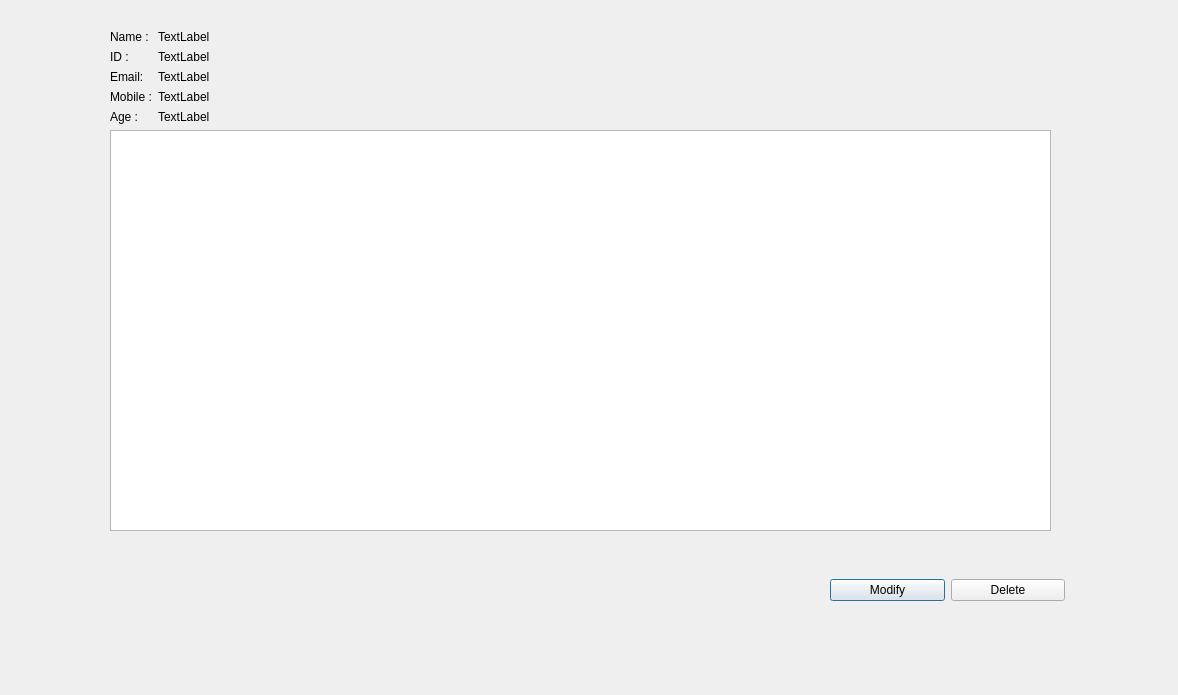
<?xml version="1.0" encoding="UTF-8"?>
<ui version="4.0">
 <class>student_profile</class>
 <widget class="QDialog" name="student_profile">
  <property name="geometry">
   <rect>
    <x>0</x>
    <y>0</y>
    <width>1178</width>
    <height>695</height>
   </rect>
  </property>
  <property name="windowTitle">
   <string>Dialog</string>
  </property>
  <widget class="QWidget" name="formLayoutWidget">
   <property name="geometry">
    <rect>
     <x>110</x>
     <y>30</y>
     <width>941</width>
     <height>501</height>
    </rect>
   </property>
   <layout class="QFormLayout" name="formLayout">
    <item row="1" column="0">
     <widget class="QLabel" name="label_3">
      <property name="text">
       <string>ID :</string>
      </property>
     </widget>
    </item>
    <item row="1" column="1">
     <widget class="QLabel" name="label_10">
      <property name="text">
       <string>TextLabel</string>
      </property>
     </widget>
    </item>
    <item row="2" column="0">
     <widget class="QLabel" name="label_6">
      <property name="text">
       <string>Email:</string>
      </property>
     </widget>
    </item>
    <item row="2" column="1">
     <widget class="QLabel" name="label_4">
      <property name="text">
       <string>TextLabel</string>
      </property>
     </widget>
    </item>
    <item row="3" column="0">
     <widget class="QLabel" name="label_7">
      <property name="text">
       <string>Mobile :</string>
      </property>
     </widget>
    </item>
    <item row="3" column="1">
     <widget class="QLabel" name="label_9">
      <property name="styleSheet">
       <string notr="true"/>
      </property>
      <property name="text">
       <string>TextLabel</string>
      </property>
     </widget>
    </item>
    <item row="4" column="0">
     <widget class="QLabel" name="label_5">
      <property name="text">
       <string>Age :</string>
      </property>
     </widget>
    </item>
    <item row="4" column="1">
     <widget class="QLabel" name="label_8">
      <property name="text">
       <string>TextLabel</string>
      </property>
     </widget>
    </item>
    <item row="5" column="0" colspan="2">
     <widget class="QTableView" name="tableView">
      <property name="styleSheet">
       <string notr="true">/*
ManjaroMix Style Sheet for QT Applications
Author: Jaime A. Quiroga P.
Company: GTRONICK
Last updated: 25/02/2020, 15:42.
Available at: https://github.com/GTRONICK/QSS/blob/master/ManjaroMix.qss
*/
QMainWindow {
	background-color:#151a1e;
}
QCalendar {
	background-color: #151a1e;
}
QTextEdit {
	border-width: 1px;
	border-style: solid;
	border-color: #4fa08b;
	background-color: #222b2e;
	color: #d3dae3;
}
QPlainTextEdit {
	border-width: 1px;
	border-style: solid;
	border-color: #4fa08b;
	background-color: #222b2e;
	color: #d3dae3;
}
QToolButton {
	border-style: solid;
	border-top-color: qlineargradient(spread:pad, x1:0.5, y1:1, x2:0.5, y2:0, stop:0 rgb(215, 215, 215), stop:1 rgb(222, 222, 222));
	border-right-color: qlineargradient(spread:pad, x1:0, y1:0.5, x2:1, y2:0.5, stop:0 rgb(217, 217, 217), stop:1 rgb(227, 227, 227));
	border-left-color: qlineargradient(spread:pad, x1:0, y1:0.5, x2:1, y2:0.5, stop:0 rgb(227, 227, 227), stop:1 rgb(217, 217, 217));
	border-bottom-color: qlineargradient(spread:pad, x1:0.5, y1:1, x2:0.5, y2:0, stop:0 rgb(215, 215, 215), stop:1 rgb(222, 222, 222));
	border-width: 1px;
	border-radius: 5px;
	color: #d3dae3;
	padding: 2px;
	background-color: rgb(255,255,255);
}
QToolButton:hover{
	border-style: solid;
	border-top-color: qlineargradient(spread:pad, x1:0.5, y1:1, x2:0.5, y2:0, stop:0 rgb(195, 195, 195), stop:1 rgb(222, 222, 222));
	border-right-color: qlineargradient(spread:pad, x1:0, y1:0.5, x2:1, y2:0.5, stop:0 rgb(197, 197, 197), stop:1 rgb(227, 227, 227));
	border-left-color: qlineargradient(spread:pad, x1:0, y1:0.5, x2:1, y2:0.5, stop:0 rgb(227, 227, 227), stop:1 rgb(197, 197, 197));
	border-bottom-color: qlineargradient(spread:pad, x1:0.5, y1:1, x2:0.5, y2:0, stop:0 rgb(195, 195, 195), stop:1 rgb(222, 222, 222));
	border-width: 1px;
	border-radius: 5px;
	color: rgb(0,0,0);
	padding: 2px;
	background-color: rgb(255,255,255);
}
QToolButton:pressed{
	border-style: solid;
	border-top-color: qlineargradient(spread:pad, x1:0.5, y1:1, x2:0.5, y2:0, stop:0 rgb(215, 215, 215), stop:1 rgb(222, 222, 222));
	border-right-color: qlineargradient(spread:pad, x1:0, y1:0.5, x2:1, y2:0.5, stop:0 rgb(217, 217, 217), stop:1 rgb(227, 227, 227));
	border-left-color: qlineargradient(spread:pad, x1:0, y1:0.5, x2:1, y2:0.5, stop:0 rgb(227, 227, 227), stop:1 rgb(217, 217, 217));
	border-bottom-color: qlineargradient(spread:pad, x1:0.5, y1:1, x2:0.5, y2:0, stop:0 rgb(215, 215, 215), stop:1 rgb(222, 222, 222));
	border-width: 1px;
	border-radius: 5px;
	color: rgb(0,0,0);
	padding: 2px;
	background-color: rgb(142,142,142);
}
QPushButton{
	border-style: solid;
	border-color: #050a0e;
	border-width: 1px;
	border-radius: 5px;
	color: #d3dae3;
	padding: 2px;
	background-color: #151a1e;
}
QPushButton::default{
	border-style: solid;
	border-color: #050a0e;
	border-width: 1px;
	border-radius: 5px;
	color: #FFFFFF;
	padding: 2px;
	background-color: #151a1e;;
}
QPushButton:hover{
	border-style: solid;
	border-color: #050a0e;
	border-width: 1px;
	border-radius: 5px;
	color: #d3dae3;
	padding: 2px;
	background-color: #1c1f1f;
}
QPushButton:pressed{
	border-style: solid;
	border-color: #050a0e;
	border-width: 1px;
	border-radius: 5px;
	color: #d3dae3;
	padding: 2px;
	background-color: #2c2f2f;
}
QPushButton:disabled{
	border-style: solid;
	border-top-color: qlineargradient(spread:pad, x1:0.5, y1:1, x2:0.5, y2:0, stop:0 rgb(215, 215, 215), stop:1 rgb(222, 222, 222));
	border-right-color: qlineargradient(spread:pad, x1:0, y1:0.5, x2:1, y2:0.5, stop:0 rgb(217, 217, 217), stop:1 rgb(227, 227, 227));
	border-left-color: qlineargradient(spread:pad, x1:0, y1:0.5, x2:1, y2:0.5, stop:0 rgb(227, 227, 227), stop:1 rgb(217, 217, 217));
	border-bottom-color: qlineargradient(spread:pad, x1:0.5, y1:1, x2:0.5, y2:0, stop:0 rgb(215, 215, 215), stop:1 rgb(222, 222, 222));
	border-width: 1px;
	border-radius: 5px;
	color: #808086;
	padding: 2px;
	background-color: rgb(142,142,142);
}
QLineEdit {
	border-width: 1px;
	border-style: solid;
	border-color: #4fa08b;
	background-color: #222b2e;
	color: #d3dae3;
}
QLabel {
	color: #d3dae3;
}
QLCDNumber {
	color: #4d9b87;
}
QProgressBar {
	text-align: center;
	color: #d3dae3;
	border-radius: 10px;
	border-color: transparent;
	border-style: solid;
	background-color: #52595d;
}
QProgressBar::chunk {
	background-color: #214037	;
	border-radius: 10px;
}
QMenuBar {
	background-color: #151a1e;
}
QMenuBar::item {
	color: #d3dae3;
  	spacing: 3px;
  	padding: 1px 4px;
	background-color: #151a1e;
}

QMenuBar::item:selected {
  	background-color: #252a2e;
	color: #FFFFFF;
}
QMenu {
	background-color: #151a1e;
}
QMenu::item:selected {
	background-color: #252a2e;
	color: #FFFFFF;
}
QMenu::item {
	color: #d3dae3;
	background-color: #151a1e;
}
QTabWidget {
	color:rgb(0,0,0);
	background-color:#000000;
}
QTabWidget::pane {
		border-color: #050a0e;
		background-color: #1e282c;
		border-style: solid;
		border-width: 1px;
    	border-bottom-left-radius: 4px;
		border-bottom-right-radius: 4px;
}
QTabBar::tab:first {
	border-style: solid;
	border-left-width:1px;
	border-right-width:0px;
	border-top-width:1px;
	border-bottom-width:0px;
	border-top-color: #050a0e;
	border-left-color: #050a0e;
	border-bottom-color: #050a0e;
	border-top-left-radius: 4px;
	color: #d3dae3;
	padding: 3px;
	margin-left:0px;
	background-color: #151a1e;
}
QTabBar::tab:last {
	border-style: solid;
	border-top-width:1px;
	border-left-width:1px;
	border-right-width:1px;
	border-bottom-width:0px;
	border-color: #050a0e;
	border-top-right-radius: 4px;
	color: #d3dae3;
	padding: 3px;
	margin-left:0px;
	background-color: #151a1e;
}
QTabBar::tab {
	border-style: solid;
	border-top-width:1px;
	border-bottom-width:0px;
	border-left-width:1px;
	border-top-color: #050a0e;
	border-left-color: #050a0e;
	border-bottom-color: #050a0e;
	color: #d3dae3;
	padding: 3px;
	margin-left:0px;
	background-color: #151a1e;
}
QTabBar::tab:selected, QTabBar::tab:last:selected, QTabBar::tab:hover {
  	border-style: solid;
  	border-left-width:1px;
	border-bottom-width:0px;
	border-right-color: transparent;
	border-top-color: #050a0e;
	border-left-color: #050a0e;
	border-bottom-color: #050a0e;
	color: #FFFFFF;
	padding: 3px;
	margin-left:0px;
	background-color: #1e282c;
}

QTabBar::tab:selected, QTabBar::tab:first:selected, QTabBar::tab:hover {
  	border-style: solid;
  	border-left-width:1px;
  	border-bottom-width:0px;
  	border-top-width:1px;
	border-right-color: transparent;
	border-top-color: #050a0e;
	border-left-color: #050a0e;
	border-bottom-color: #050a0e;
	color: #FFFFFF;
	padding: 3px;
	margin-left:0px;
	background-color: #1e282c;
}

QCheckBox {
	color: #d3dae3;
	padding: 2px;
}
QCheckBox:disabled {
	color: #808086;
	padding: 2px;
}

QCheckBox:hover {
	border-radius:4px;
	border-style:solid;
	padding-left: 1px;
	padding-right: 1px;
	padding-bottom: 1px;
	padding-top: 1px;
	border-width:1px;
	border-color: transparent;
}
QCheckBox::indicator:checked {

	height: 10px;
	width: 10px;
	border-style:solid;
	border-width: 1px;
	border-color: #4fa08b;
	color: #000000;
	background-color: qradialgradient(cx:0.4, cy:0.4, radius: 1.5,fx:0, fy:0, stop:0 #1e282c, stop:0.3 #1e282c, stop:0.4 #4fa08b, stop:0.5 #1e282c, stop:1 #1e282c);
}
QCheckBox::indicator:unchecked {

	height: 10px;
	width: 10px;
	border-style:solid;
	border-width: 1px;
	border-color: #4fa08b;
	color: #000000;
}
QRadioButton {
	color: #d3dae3;
	padding: 1px;
}
QRadioButton::indicator:checked {
	height: 10px;
	width: 10px;
	border-style:solid;
	border-radius:5px;
	border-width: 1px;
	border-color: #4fa08b;
	color: #a9b7c6;
	background-color: qradialgradient(cx:0.5, cy:0.5, radius:0.4,fx:0.5, fy:0.5, stop:0 #4fa08b, stop:1 #1e282c);
}
QRadioButton::indicator:!checked {
	height: 10px;
	width: 10px;
	border-style:solid;
	border-radius:5px;
	border-width: 1px;
	border-color: #4fa08b;
	color: #a9b7c6;
	background-color: transparent;
}
QStatusBar {
	color:#027f7f;
}
QSpinBox {
	color: #d3dae3;
	background-color: #222b2e;
	border-width: 1px;
	border-style: solid;
	border-color: #4fa08b;
}
QDoubleSpinBox {
	color: #d3dae3;
	background-color: #222b2e;
	border-width: 1px;
	border-style: solid;
	border-color: #4fa08b;
}
QTimeEdit {
	color: #d3dae3;
	background-color: #222b2e;
	border-width: 1px;
	border-style: solid;
	border-color: #4fa08b;
}
QDateTimeEdit {
	color: #d3dae3;
	background-color: #222b2e;
	border-width: 1px;
	border-style: solid;
	border-color: #4fa08b;
}
QDateEdit {
	color: #d3dae3;
	background-color: #222b2e;
	border-width: 1px;
	border-style: solid;
	border-color: #4fa08b;
}
QFontComboBox {
	color: #d3dae3;
	background-color: #222b2e;
	border-width: 1px;
	border-style: solid;
	border-color: #4fa08b;
}
QComboBox {
	color: #d3dae3;
	background-color: #222b2e;
	border-width: 1px;
	border-style: solid;
	border-color: #4fa08b;
}

QDial {
	background: #16a085;
}

QToolBox {
	color: #a9b7c6;
	background-color: #222b2e;
}
QToolBox::tab {
	color: #a9b7c6;
	background-color:#222b2e;
}
QToolBox::tab:selected {
	color: #FFFFFF;
	background-color:#222b2e;
}
QScrollArea {
	color: #FFFFFF;
	background-color:#222b2e;
}
QSlider::groove:horizontal {
	height: 5px;
	background-color: #52595d;
}
QSlider::groove:vertical {
	width: 5px;
	background-color: #52595d;
}
QSlider::handle:horizontal {
	background: #1a2224;
	border-style: solid;
	border-width: 1px;
	border-color: rgb(207,207,207);
	width: 12px;
	margin: -5px 0;
	border-radius: 7px;
}
QSlider::handle:vertical {
	background: #1a2224;
	border-style: solid;
	border-width: 1px;
	border-color: rgb(207,207,207);
	height: 12px;
	margin: 0 -5px;
	border-radius: 7px;
}
QSlider::add-page:horizontal {
    background: #52595d;
}
QSlider::add-page:vertical {
    background: #52595d;
}
QSlider::sub-page:horizontal {
    background-color: #15433a;
}
QSlider::sub-page:vertical {
    background-color: #15433a;
}
QScrollBar:horizontal {
	max-height: 10px;
	border: 1px transparent grey;
	margin: 0px 20px 0px 20px;
	background: transparent;
}
QScrollBar:vertical {
	max-width: 10px;
	border: 1px transparent grey;
	margin: 20px 0px 20px 0px;
	background: transparent;
}
QScrollBar::handle:horizontal {
	background: #52595d;
	border-style: transparent;
	border-radius: 4px;
	min-width: 25px;
}
QScrollBar::handle:horizontal:hover {
	background: #58a492;
	border-style: transparent;
	border-radius: 4px;
	min-width: 25px;
}
QScrollBar::handle:vertical {
	background: #52595d;
	border-style: transparent;
	border-radius: 4px;
	min-height: 25px;
}
QScrollBar::handle:vertical:hover {
	background: #58a492;
	border-style: transparent;
	border-radius: 4px;
	min-height: 25px;
}
QScrollBar::add-line:horizontal {
   border: 2px transparent grey;
   border-top-right-radius: 4px;
   border-bottom-right-radius: 4px;
   background: #15433a;
   width: 20px;
   subcontrol-position: right;
   subcontrol-origin: margin;
}
QScrollBar::add-line:horizontal:pressed {
   border: 2px transparent grey;
   border-top-right-radius: 4px;
   border-bottom-right-radius: 4px;
   background: rgb(181,181,181);
   width: 20px;
   subcontrol-position: right;
   subcontrol-origin: margin;
}
QScrollBar::add-line:vertical {
   border: 2px transparent grey;
   border-bottom-left-radius: 4px;
   border-bottom-right-radius: 4px;
   background: #15433a;
   height: 20px;
   subcontrol-position: bottom;
   subcontrol-origin: margin;
}
QScrollBar::add-line:vertical:pressed {
   border: 2px transparent grey;
   border-bottom-left-radius: 4px;
   border-bottom-right-radius: 4px;
   background: rgb(181,181,181);
   height: 20px;
   subcontrol-position: bottom;
   subcontrol-origin: margin;
}
QScrollBar::sub-line:horizontal {
   border: 2px transparent grey;
   border-top-left-radius: 4px;
   border-bottom-left-radius: 4px;
   background: #15433a;
   width: 20px;
   subcontrol-position: left;
   subcontrol-origin: margin;
}
QScrollBar::sub-line:horizontal:pressed {
   border: 2px transparent grey;
   border-top-left-radius: 4px;
   border-bottom-left-radius: 4px;
   background: rgb(181,181,181);
   width: 20px;
   subcontrol-position: left;
   subcontrol-origin: margin;
}
QScrollBar::sub-line:vertical {
   border: 2px transparent grey;
   border-top-left-radius: 4px;
   border-top-right-radius: 4px;
   background: #15433a;
   height: 20px;
   subcontrol-position: top;
   subcontrol-origin: margin;
}
QScrollBar::sub-line:vertical:pressed {
   border: 2px transparent grey;
   border-top-left-radius: 4px;
   border-top-right-radius: 4px;
   background: rgb(181,181,181);
   height: 20px;
   subcontrol-position: top;
   subcontrol-origin: margin;
}

QScrollBar::add-page:horizontal, QScrollBar::sub-page:horizontal {
   background: none;
}
QScrollBar::add-page:vertical, QScrollBar::sub-page:vertical {
   background: none;
}
</string>
      </property>
     </widget>
    </item>
    <item row="0" column="1">
     <widget class="QLabel" name="label">
      <property name="text">
       <string>TextLabel</string>
      </property>
     </widget>
    </item>
    <item row="0" column="0">
     <widget class="QLabel" name="label_2">
      <property name="text">
       <string>Name :</string>
      </property>
     </widget>
    </item>
   </layout>
  </widget>
  <widget class="QWidget" name="">
   <property name="geometry">
    <rect>
     <x>830</x>
     <y>550</y>
     <width>235</width>
     <height>81</height>
    </rect>
   </property>
   <layout class="QHBoxLayout" name="horizontalLayout">
    <item>
     <widget class="QPushButton" name="pushButton_2">
      <property name="text">
       <string>Modify</string>
      </property>
     </widget>
    </item>
    <item>
     <widget class="QPushButton" name="pushButton">
      <property name="text">
       <string>Delete</string>
      </property>
     </widget>
    </item>
   </layout>
  </widget>
 </widget>
 <resources/>
 <connections/>
</ui>
